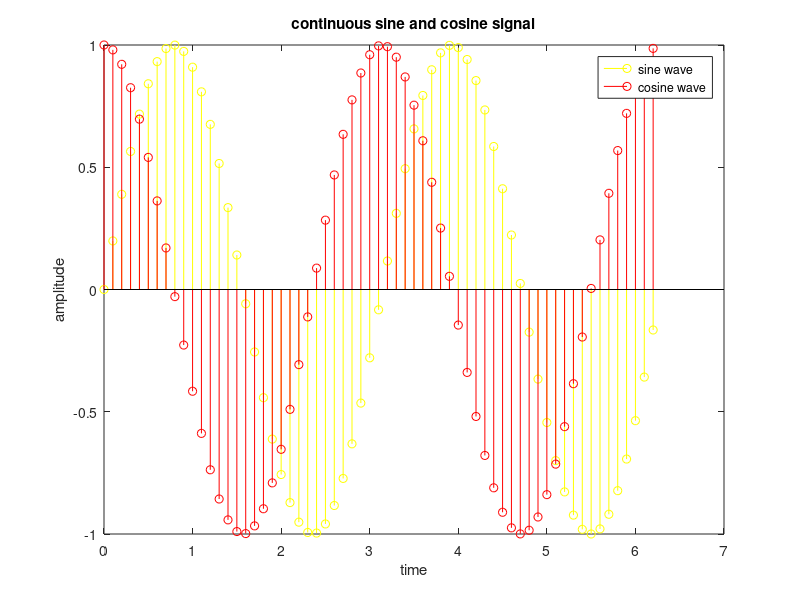

MATLAB code for this plot:
t=0:0.1:2*pi;
y=sin(2*t);
stem(t,y,'y');
hold on;
y=cos(2*t);
stem(t,y,'r');
xlabel('time');
ylabel('amplitude');
legend('sine wave','cosine wave');
title('continuous sine and cosine signal');